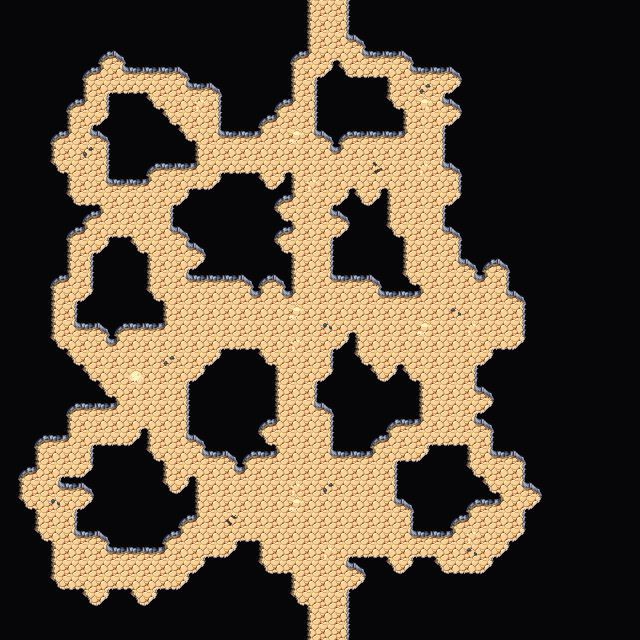

Tiled map render using the project's own tile images. Description and the map definition, with tile-layer contents summarised, below:
An orthogonal 40x40 tile map with 16x16 px tiles, 4 tile layers (Collision, Background, Walls, Clutter), 2 tilesets and 2 objects.

<map version="1.5" tiledversion="1.7.2" orientation="orthogonal" renderorder="right-down" width="40" height="40" tilewidth="16" tileheight="16" infinite="0" nextlayerid="7" nextobjectid="62">
 <editorsettings>
  <export target="wastetown..tmx" format="tmx" />
 </editorsettings>
 <tileset firstgid="1" source="../../../tileset/main.tsx" />
 <tileset firstgid="3477" source="../../../tileset/buildings.tsx" />
 <layer id="6" name="Collision" width="40" height="40">
  <data>[1600 cells, 0 non-empty, 0 distinct tile ids]</data>
 </layer>
 <layer id="1" name="Background" width="40" height="40">
  <data>[1600 cells, 1600 non-empty, 1 distinct tile ids]</data>
 </layer>
 <layer id="2" name="Walls" width="40" height="40">
  <data>[1600 cells, 1329 non-empty, 17 distinct tile ids]</data>
 </layer>
 <layer id="3" name="Clutter" width="40" height="40">
  <properties>
   <property name="spriteLayer" type="bool" value="true" />
  </properties>
  <data>[1600 cells, 24 non-empty, 10 distinct tile ids]</data>
 </layer>
 <objectgroup id="4" name="Objects">
  <object id="60" template="../../../obj/door_up.tx" x="319.333" y="638.667">
   <properties>
    <property name="teleport" value="../common/maps/map/cave/cave_multilevel_4/cave_23I9.tmx" />
    <property name="teleportObjectId" value="60" />
   </properties>
  </object>
  <object id="61" template="../../../obj/door_down.tx" x="321.655" y="16.7221">
   <properties>
    <property name="teleport" value="../common/maps/map/cave/cave_multilevel_4/cave_23G9.tmx" />
    <property name="teleportObjectId" value="62" />
   </properties>
  </object>
 </objectgroup>
</map>
